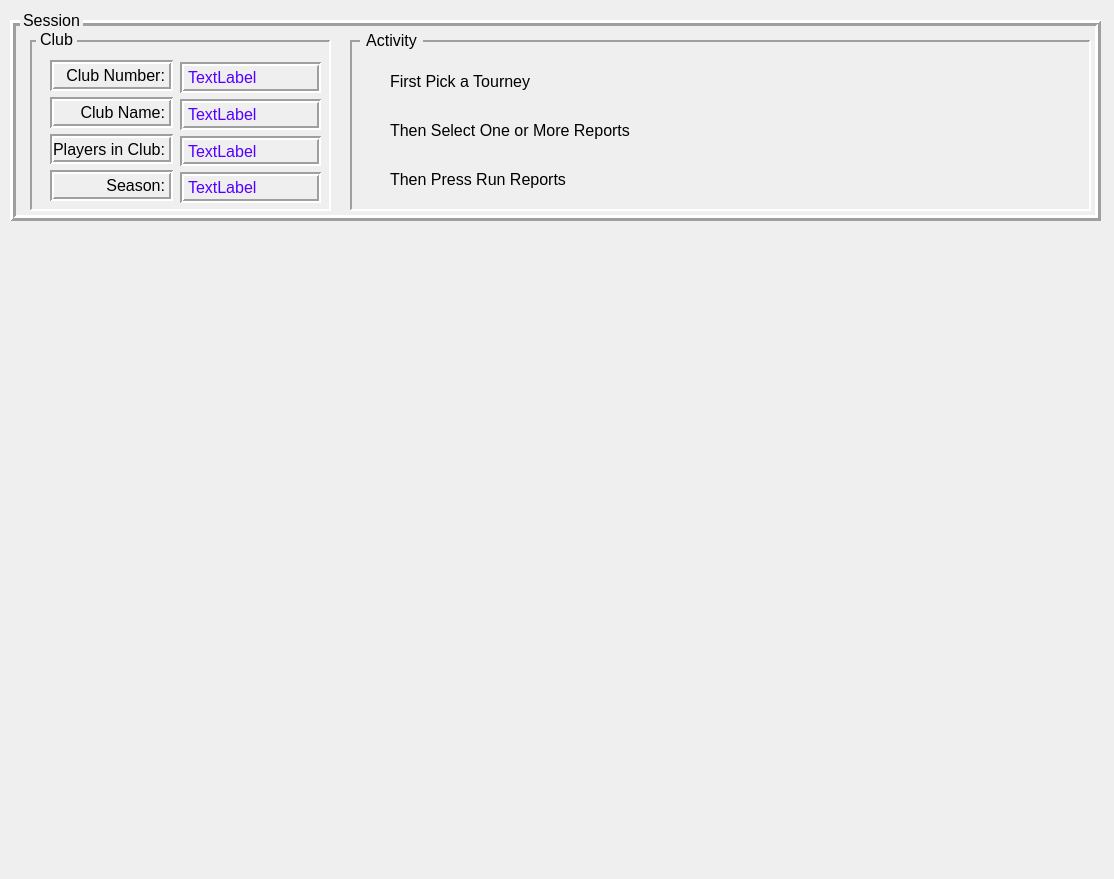
<?xml version="1.0" encoding="UTF-8"?>
<ui version="4.0">
 <class>Master</class>
 <widget class="QMainWindow" name="Master">
  <property name="geometry">
   <rect>
    <x>0</x>
    <y>0</y>
    <width>1114</width>
    <height>879</height>
   </rect>
  </property>
  <property name="font">
   <font>
    <pointsize>12</pointsize>
    <fontweight>Medium</fontweight>
   </font>
  </property>
  <property name="windowTitle">
   <string>Cribbage Grass Roots</string>
  </property>
  <widget class="QWidget" name="TopContainer">
   <widget class="QFrame" name="sessionPanel">
    <property name="geometry">
     <rect>
      <x>10</x>
      <y>20</y>
      <width>1091</width>
      <height>201</height>
     </rect>
    </property>
    <property name="frameShape">
     <enum>QFrame::Shape::Box</enum>
    </property>
    <property name="frameShadow">
     <enum>QFrame::Shadow::Raised</enum>
    </property>
    <property name="lineWidth">
     <number>3</number>
    </property>
    <widget class="QFrame" name="clubPanel">
     <property name="geometry">
      <rect>
       <x>20</x>
       <y>20</y>
       <width>301</width>
       <height>171</height>
      </rect>
     </property>
     <property name="frameShape">
      <enum>QFrame::Shape::Panel</enum>
     </property>
     <property name="frameShadow">
      <enum>QFrame::Shadow::Sunken</enum>
     </property>
     <property name="lineWidth">
      <number>2</number>
     </property>
     <widget class="QWidget" name="layoutWidget">
      <property name="geometry">
       <rect>
        <x>20</x>
        <y>20</y>
        <width>123</width>
        <height>141</height>
       </rect>
      </property>
      <layout class="QVBoxLayout" name="verticalLayout_3">
       <item>
        <widget class="QLabel" name="clubNumberLabel">
         <property name="frameShape">
          <enum>QFrame::Shape::Box</enum>
         </property>
         <property name="frameShadow">
          <enum>QFrame::Shadow::Sunken</enum>
         </property>
         <property name="lineWidth">
          <number>2</number>
         </property>
         <property name="text">
          <string>Club Number:</string>
         </property>
         <property name="alignment">
          <set>Qt::AlignmentFlag::AlignRight|Qt::AlignmentFlag::AlignTrailing|Qt::AlignmentFlag::AlignVCenter</set>
         </property>
        </widget>
       </item>
       <item>
        <widget class="QLabel" name="clubNameLabel">
         <property name="frameShape">
          <enum>QFrame::Shape::Box</enum>
         </property>
         <property name="frameShadow">
          <enum>QFrame::Shadow::Sunken</enum>
         </property>
         <property name="lineWidth">
          <number>2</number>
         </property>
         <property name="text">
          <string>Club Name:</string>
         </property>
         <property name="alignment">
          <set>Qt::AlignmentFlag::AlignRight|Qt::AlignmentFlag::AlignTrailing|Qt::AlignmentFlag::AlignVCenter</set>
         </property>
        </widget>
       </item>
       <item>
        <widget class="QLabel" name="clubPlayersLabel">
         <property name="frameShape">
          <enum>QFrame::Shape::Box</enum>
         </property>
         <property name="frameShadow">
          <enum>QFrame::Shadow::Sunken</enum>
         </property>
         <property name="lineWidth">
          <number>2</number>
         </property>
         <property name="text">
          <string>Players in Club:</string>
         </property>
         <property name="alignment">
          <set>Qt::AlignmentFlag::AlignRight|Qt::AlignmentFlag::AlignTrailing|Qt::AlignmentFlag::AlignVCenter</set>
         </property>
        </widget>
       </item>
       <item>
        <widget class="QLabel" name="clubSeasonLabel">
         <property name="frameShape">
          <enum>QFrame::Shape::Box</enum>
         </property>
         <property name="frameShadow">
          <enum>QFrame::Shadow::Sunken</enum>
         </property>
         <property name="lineWidth">
          <number>2</number>
         </property>
         <property name="text">
          <string>Season:</string>
         </property>
         <property name="alignment">
          <set>Qt::AlignmentFlag::AlignRight|Qt::AlignmentFlag::AlignTrailing|Qt::AlignmentFlag::AlignVCenter</set>
         </property>
        </widget>
       </item>
      </layout>
     </widget>
     <widget class="QWidget" name="layoutWidget">
      <property name="geometry">
       <rect>
        <x>150</x>
        <y>22</y>
        <width>141</width>
        <height>141</height>
       </rect>
      </property>
      <layout class="QVBoxLayout" name="verticalLayout_4">
       <item>
        <widget class="QLabel" name="clubNumber">
         <property name="styleSheet">
          <string notr="true">color: rgb(85, 0, 255);
font: 700 11pt &quot;Segoe UI&quot;;</string>
         </property>
         <property name="frameShape">
          <enum>QFrame::Shape::Box</enum>
         </property>
         <property name="frameShadow">
          <enum>QFrame::Shadow::Sunken</enum>
         </property>
         <property name="lineWidth">
          <number>2</number>
         </property>
         <property name="text">
          <string>TextLabel</string>
         </property>
        </widget>
       </item>
       <item>
        <widget class="QLabel" name="clubName">
         <property name="styleSheet">
          <string notr="true">color: rgb(85, 0, 255);
font: 700 11pt &quot;Segoe UI&quot;;</string>
         </property>
         <property name="frameShape">
          <enum>QFrame::Shape::Box</enum>
         </property>
         <property name="frameShadow">
          <enum>QFrame::Shadow::Sunken</enum>
         </property>
         <property name="lineWidth">
          <number>2</number>
         </property>
         <property name="text">
          <string>TextLabel</string>
         </property>
        </widget>
       </item>
       <item>
        <widget class="QLabel" name="clubPlayers">
         <property name="styleSheet">
          <string notr="true">color: rgb(85, 0, 255);
font: 700 11pt &quot;Segoe UI&quot;;</string>
         </property>
         <property name="frameShape">
          <enum>QFrame::Shape::Box</enum>
         </property>
         <property name="frameShadow">
          <enum>QFrame::Shadow::Sunken</enum>
         </property>
         <property name="lineWidth">
          <number>2</number>
         </property>
         <property name="text">
          <string>TextLabel</string>
         </property>
        </widget>
       </item>
       <item>
        <widget class="QLabel" name="clubSeason">
         <property name="styleSheet">
          <string notr="true">color: rgb(85, 0, 255);
font: 700 11pt &quot;Segoe UI&quot;;</string>
         </property>
         <property name="frameShape">
          <enum>QFrame::Shape::Box</enum>
         </property>
         <property name="frameShadow">
          <enum>QFrame::Shadow::Sunken</enum>
         </property>
         <property name="lineWidth">
          <number>2</number>
         </property>
         <property name="text">
          <string>TextLabel</string>
         </property>
        </widget>
       </item>
      </layout>
     </widget>
    </widget>
    <widget class="QFrame" name="reportsActivityPanel">
     <property name="geometry">
      <rect>
       <x>340</x>
       <y>20</y>
       <width>741</width>
       <height>171</height>
      </rect>
     </property>
     <property name="frameShape">
      <enum>QFrame::Shape::Panel</enum>
     </property>
     <property name="frameShadow">
      <enum>QFrame::Shadow::Sunken</enum>
     </property>
     <property name="lineWidth">
      <number>2</number>
     </property>
     <widget class="QWidget" name="layoutWidget">
      <property name="geometry">
       <rect>
        <x>40</x>
        <y>20</y>
        <width>300</width>
        <height>141</height>
       </rect>
      </property>
      <layout class="QVBoxLayout" name="verticalLayout_5">
       <item>
        <widget class="QLabel" name="reportsPickTourneyActivityLabel">
         <property name="text">
          <string>First Pick a Tourney</string>
         </property>
        </widget>
       </item>
       <item>
        <widget class="QLabel" name="reportsSelectReportsActivityLabel">
         <property name="text">
          <string>Then Select One or More Reports</string>
         </property>
        </widget>
       </item>
       <item>
        <widget class="QLabel" name="reportsRunReportsActivityLabel">
         <property name="text">
          <string>Then Press Run Reports</string>
         </property>
        </widget>
       </item>
      </layout>
     </widget>
    </widget>
    <widget class="QLabel" name="clubFrameLabel">
     <property name="geometry">
      <rect>
       <x>26</x>
       <y>9</y>
       <width>41</width>
       <height>20</height>
      </rect>
     </property>
     <property name="autoFillBackground">
      <bool>true</bool>
     </property>
     <property name="styleSheet">
      <string notr="true">opacity : 255</string>
     </property>
     <property name="text">
      <string>Club</string>
     </property>
     <property name="alignment">
      <set>Qt::AlignmentFlag::AlignCenter</set>
     </property>
    </widget>
    <widget class="QLabel" name="activityFrameLabel">
     <property name="geometry">
      <rect>
       <x>350</x>
       <y>10</y>
       <width>63</width>
       <height>20</height>
      </rect>
     </property>
     <property name="autoFillBackground">
      <bool>true</bool>
     </property>
     <property name="styleSheet">
      <string notr="true">opacity: 1.0;</string>
     </property>
     <property name="text">
      <string>Activity</string>
     </property>
     <property name="alignment">
      <set>Qt::AlignmentFlag::AlignCenter</set>
     </property>
    </widget>
   </widget>
   <widget class="QLabel" name="SessionFrameLabel">
    <property name="geometry">
     <rect>
      <x>20</x>
      <y>10</y>
      <width>63</width>
      <height>20</height>
     </rect>
    </property>
    <property name="font">
     <font>
      <pointsize>12</pointsize>
      <fontweight>Medium</fontweight>
     </font>
    </property>
    <property name="autoFillBackground">
     <bool>true</bool>
    </property>
    <property name="text">
     <string>Session</string>
    </property>
    <property name="alignment">
     <set>Qt::AlignmentFlag::AlignCenter</set>
    </property>
   </widget>
  </widget>
 </widget>
 <resources/>
 <connections/>
</ui>
